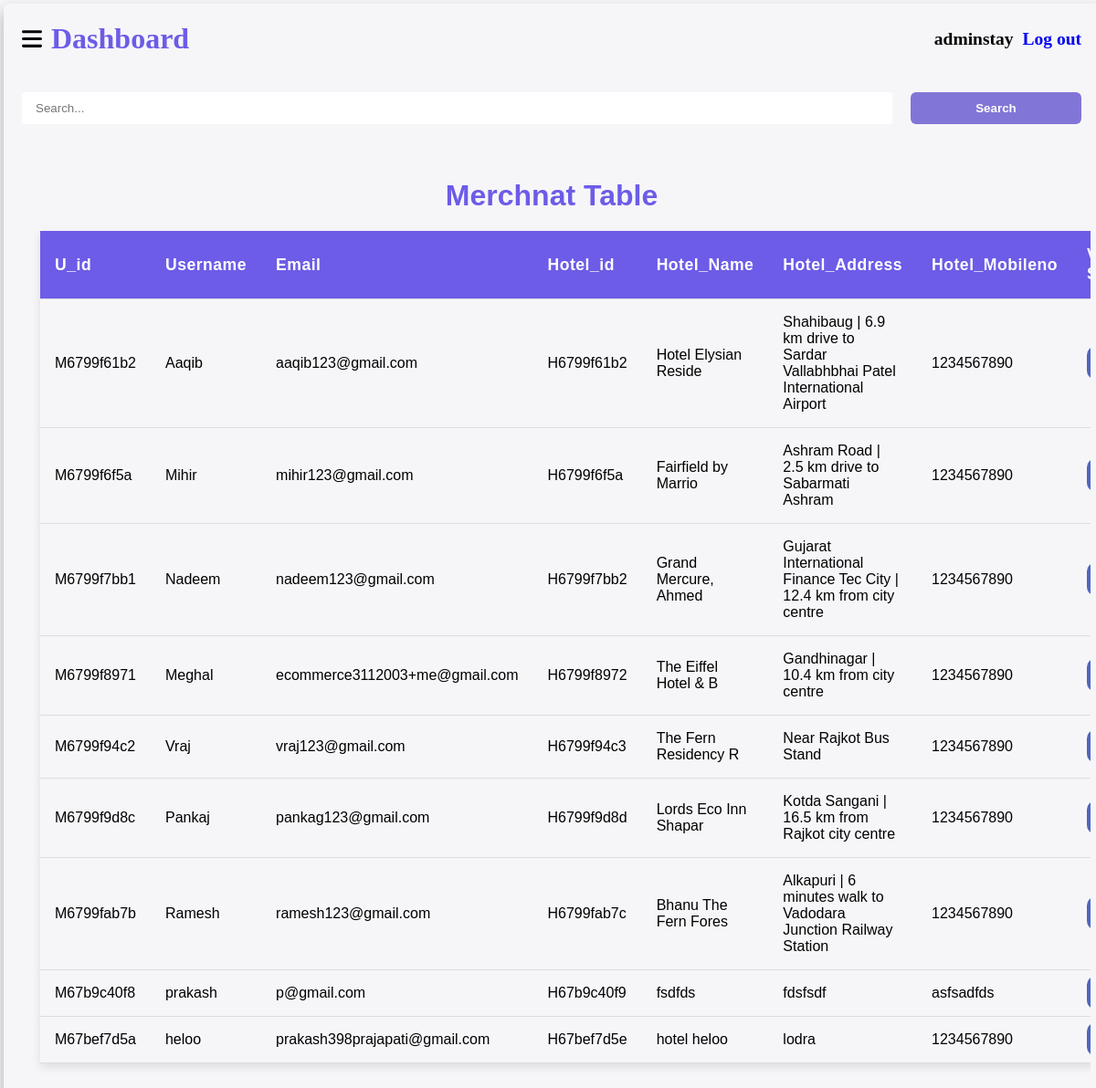
The page /Admin_dash.php (signed in) on the database its author committed.
### tables this page shows
CREATE TABLE `m_register` (
  `Um_id` varchar(10) NOT NULL,
  `Username` varchar(50) NOT NULL,
  `Email` varchar(50) NOT NULL,
  `Password` varchar(100) NOT NULL,
  `Hotel_id` varchar(10) NOT NULL,
  `Hotel_Name` varchar(20) NOT NULL,
  `Hotel_Address` text NOT NULL,
  `Hotel_Mobileno` char(15) NOT NULL,
  `Hotel_Bname` varchar(50) NOT NULL,
  `Hotel_AccountNo` char(20) NOT NULL,
  `Hotel_IFSCcode` char(15) NOT NULL,
  `Verify_status` varchar(20) NOT NULL
);

### Admin_dash.php (the view, shortened to what this page needs)
<!DOCTYPE html>
<html lang="en">
<head>
    <link rel="stylesheet" href="CSS/index.css">
    <link rel="stylesheet" href="https://cdnjs.cloudflare.com/ajax/libs/font-awesome/6.6.0/css/all.min.css" />
    <link rel="stylesheet" href="CSS/table.css">
</head>
<body>
    <div class="container">
        <div class="right">
            <div class="navbar">
                <h1 class="name">
                    <img src="./Images/ham.svg" id="hambtn">
                    <span>Dashboard</span>
                </h1>
                <h2 class="uname">
                    <?php
                    if (isset($_SESSION['adminname'])) {
                        echo   "<span>" . $_SESSION['adminname'] . "</span>";
                        echo  "<a href='Process/logout.php'>Log out</a>";
                    } else {
                        header("location:Admin.php");
                    }
                    ?>
                </h2>
            </div>
            <form method="POST">
                <div class="search">
                    <input class="stc" type="text" name="serch" placeholder="Search...">
                    <button class="scbtn" name="serchbtn">Search</button>
                </div>
            </form>
            <?php
            include './Process/cnn.php';
            if (array_key_exists('serchbtn', $_POST)) {
                serchdata();
            } else {
                $data  = mysqli_query($cnn, "Select * from  m_register");
                echo "<div class='table-container'>
                <h1>Merchnat Table</h1>
                    <table>
                        <thead>
                            <tr id ='data2'>
                                <th>U_id</th>
                                <th>Username</th>
                                <th>Email</th>
                                <th>Hotel_id</th>
                                <th>Hotel_Name</th>
                                <th>Hotel_Address</th>
                                <th>Hotel_Mobileno</th>
                                <th>Verify Status</th>
                            </tr>
                        </thead>";
                while ($d = mysqli_fetch_assoc($data)) {
                    echo "<tbody>
                            <tr>
                            <td><span id='data'>U_id : </span>" . $d['Um_id'] . "</td>
                                <td><span id='data'>Username : </span>" . $d['Username'] . "</td>
                                <td><span id='data'>Email : </span>" . $d['Email'] . "</td>
                                <td><span id='data'>Hotel_id : </span>" . $d['Hotel_id'] . "</td>
                                <td><span id='data'>Hotel_Name : </span>" . $d['Hotel_Name'] . "</td>
                                <td><span id='data'>Hotel_Address : </span>" . $d['Hotel_Address'] . "</td>
                                <td><span id='data'>Hotel_Mobileno : </span>" . $d['Hotel_Mobileno'] . "</td>";
                                $s = $d['Verify_status'];
                                $i = $d['Um_id'];
                                if($s == "Not Verify")
                                {
                                    echo "<td><span id='data'>Verify_status: </span><a id='ver' href='./Process/verify.php?id=$i'>V-Now</a></td>";
                                }
                                else
                                {
                                    echo "<td><span id='data'>Verify_status: </span><a id='ver' href=''>Verified</a></td>";
                                }
                }
            }
            echo "</table></div>";
            ?>
        </div>
    </div>
</body>
</html>

### CSS/index.css (style rules this page uses)
* { margin: 0; padding: 0; }
.name { display: flex; align-items: center; gap: 10px; margin: 20px; }
#hambtn { width: 22px; }
.container { background-color: #f6f6f9; display: flex; }
.right { width: 100vw; box-shadow: 0 0.5rem 1rem #D4D4D4; }
.right { border-radius: 5px; margin: 4px; box-shadow: 0 0.5rem 1rem #acacac; background-color: #f6f6f9; }
a { text-decoration: none; }
.navbar { cursor: pointer; font-size: 13px; display: flex; align-items: center; justify-content: space-between; }
.uname { margin-right: 20px; gap: 10px; display: flex; }
#ver { padding: 10px 18px; color: white; border-radius: 10px; background-color: #4e66be; box-shadow: #8d8c93; }

### CSS/table.css (style rules this page uses)
.table-container { overflow: auto; margin: 10px; padding: 30px; border-radius: 10px; animation: fadeIn 1s ease-in-out; cursor: pointer; font-family: 'Lucida Sans', 'Lucida Sans Regular', 'Lucida Grande', 'Lucida Sans Unicode', Geneva, Verdana, sans-serif; }
h1 { text-align: center; color: #6c5ce7; font-size: 2rem; margin-bottom: 20px; animation: fadeIn 1.5s ease-out; }
table { width: 100%; border-collapse: collapse; margin-top: 20px; animation: fadeIn 1.5s ease-in-out; }
th, td { padding: 16px; text-align: left; border-bottom: 1px solid #ddd; transition: background-color 0.3s ease, transform 0.3s ease; }
th { background-color: #6c5ce7; color: white; font-size: 1.1rem; font-weight: 600; letter-spacing: 0.5px; }
table { box-shadow: 0 4px 10px rgba(0, 0, 0, 0.1); }
.stc { width: 100%; padding: 10px 15px; border-radius: 4px; border: none; }
.scbtn { padding: 6px; cursor: pointer; width: 20%; background: #8176d7; border-radius: 6px; font-weight: bold; border: none; color: white; font-family: 'Trebuchet MS', 'Lucida Sans Unicode', 'Lucida Grande', 'Lucida Sans', Arial, sans-serif; }
.search { gap: 20px; display: flex; justify-content: center; padding: 20px; }

### rows shown on the page
m_register: Um_id "M6799f61b2", Username "Aaqib", Email "aaqib123@gmail.com", Hotel "H6799f61b2", Hotel_Name "Hotel Elysian Reside", Hotel_Address "Shahibaug | 6.9 km drive to Sardar Vallabhbhai Patel International Airport", Hotel_Mobileno "1234567890"
m_register: Um_id "M6799f6f5a", Username "Mihir", Email "mihir123@gmail.com", Hotel "H6799f6f5a", Hotel_Name "Fairfield by Marrio", Hotel_Address "Ashram Road | 2.5 km drive to Sabarmati Ashram", Hotel_Mobileno "1234567890"
m_register: Um_id "M6799f7bb1", Username "Nadeem", Email "nadeem123@gmail.com", Hotel "H6799f7bb2", Hotel_Name "Grand Mercure, Ahmed", Hotel_Address "Gujarat International Finance Tec City | 12.4 km from city centre", Hotel_Mobileno "1234567890"
m_register: Um_id "M6799f8971", Username "Meghal", Email "ecommerce3112003+me@gmail.com", Hotel "H6799f8972", Hotel_Name "The Eiffel Hotel & B", Hotel_Address "Gandhinagar | 10.4 km from city centre", Hotel_Mobileno "1234567890"
m_register: Um_id "M6799f94c2", Username "Vraj", Email "vraj123@gmail.com", Hotel "H6799f94c3", Hotel_Name "The Fern Residency R", Hotel_Address "Near Rajkot Bus Stand", Hotel_Mobileno "1234567890"
m_register: Um_id "M6799f9d8c", Username "Pankaj", Email "pankag123@gmail.com", Hotel "H6799f9d8d", Hotel_Name "Lords Eco Inn Shapar", Hotel_Address "Kotda Sangani | 16.5 km from Rajkot city centre", Hotel_Mobileno "1234567890"
m_register: Um_id "M6799fab7b", Username "Ramesh", Email "ramesh123@gmail.com", Hotel "H6799fab7c", Hotel_Name "Bhanu The Fern Fores", Hotel_Address "Alkapuri | 6 minutes walk to Vadodara Junction Railway Station", Hotel_Mobileno "1234567890"
m_register: Um_id "M67b9c40f8", Username "prakash", Email "p@gmail.com", Hotel "H67b9c40f9", Hotel_Name "fsdfds", Hotel_Address "fdsfsdf", Hotel_Mobileno "asfsadfds"
m_register: Um_id "M67bef7d5a", Username "heloo", Email "prakash398prajapati@gmail.com", Hotel "H67bef7d5e", Hotel_Name "hotel heloo", Hotel_Address "lodra", Hotel_Mobileno "1234567890"

### other values the page prints
$_SESSION['adminname'] "adminstay"
